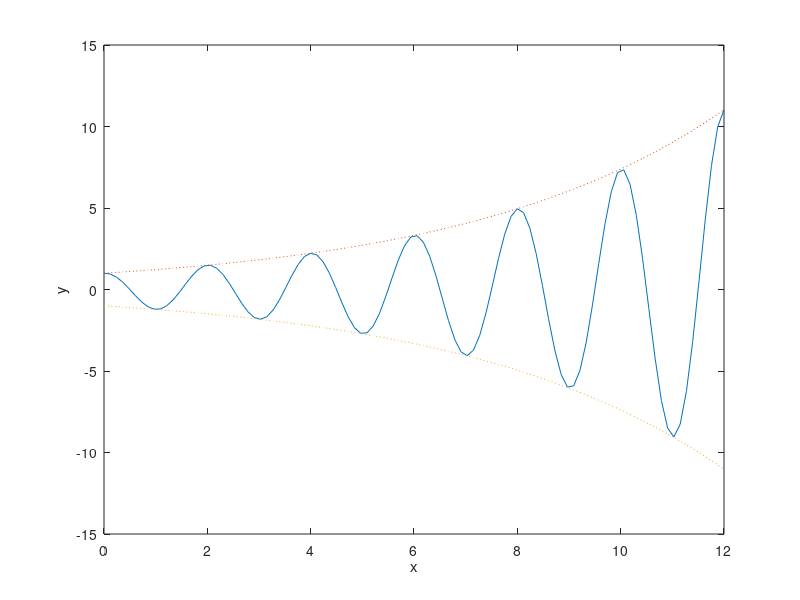

The MATLAB source for this figure:
x = linspace(0, 12, 100);
g = @(x) exp(0.2*x);
f = @(x) exp(0.2*x).*cos(pi*x);
y = f(x);
y1 = g(x);
y2 = -g(x);

plot(x, y, x, y1, ':', x, y2, ':')
xlabel('x')
ylabel('y')